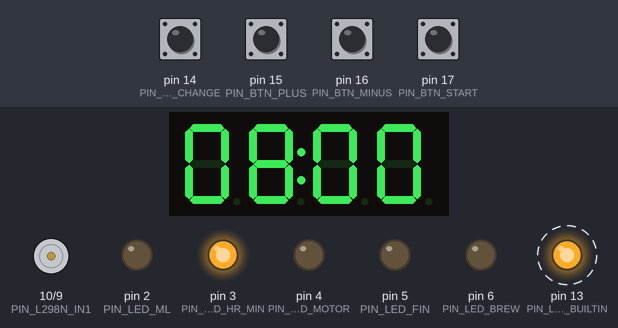
A program run on a simulated Arduino Uno, built with avr-gcc and run on an emulated ATmega328P. On the bench: 4-digit seven-segment display, motor-driver pin pairs drawn as motors (green arrow = first pin HIGH = forward, orange = second pin HIGH = backward, longer = more drive, scaled by the enable pin), output pins drawn as LEDs (lit = HIGH). Dashed ring = blinking. The inputs (shaded band) are chosen by the test bench; at power-on: pin 14 (PIN_BTN_CHANGE), pin 15 (PIN_BTN_PLUS), pin 16 (PIN_BTN_MINUS), pin 17 (PIN_BTN_START) HIGH.

Above: at 4.9 s.
5.0 s: pin 17 (PIN_BTN_START) pulled LOW for 0.15 s
At 5.11 s:
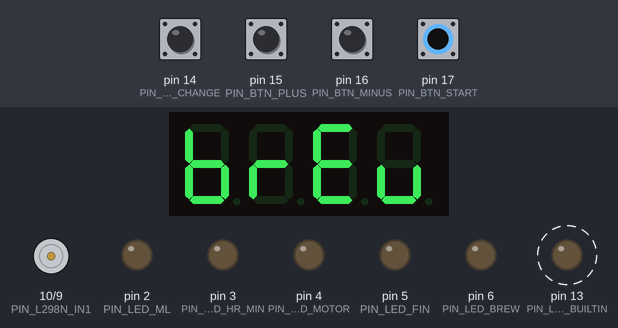
7.5 s: pin 17 (PIN_BTN_START) pulled LOW for 1 s
At 8.29 s:
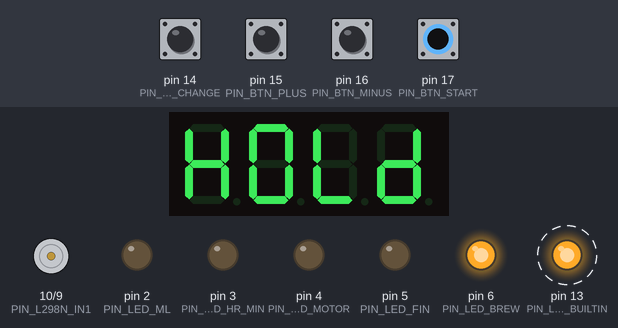
10.0 s: pin 14 (PIN_BTN_CHANGE) pulled LOW for 0.15 s
At 12.8 s:
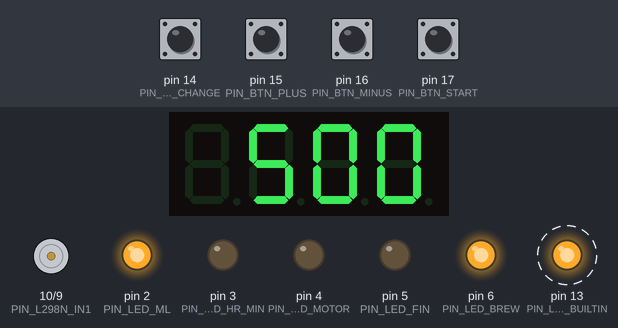
13.1 s: pin 15 (PIN_BTN_PLUS) pulled LOW for 0.15 s
At 13.17 s:
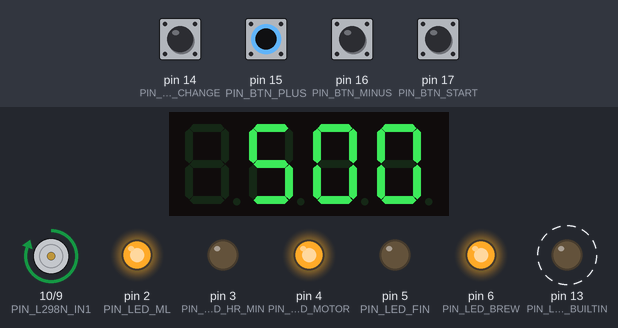
14.7 s: pin 16 (PIN_BTN_MINUS) pulled LOW for 0.15 s
At 14.77 s:
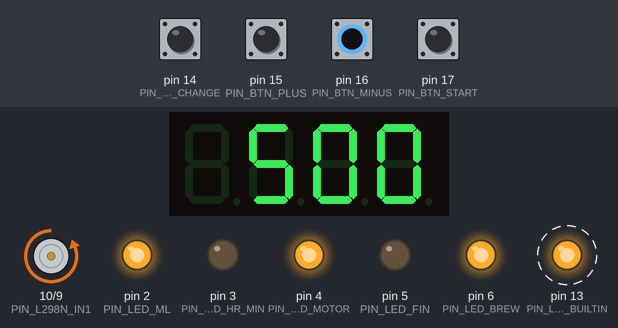
17.8 s: pin 14 (PIN_BTN_CHANGE) pulled LOW for 1 s
At 20.9 s:
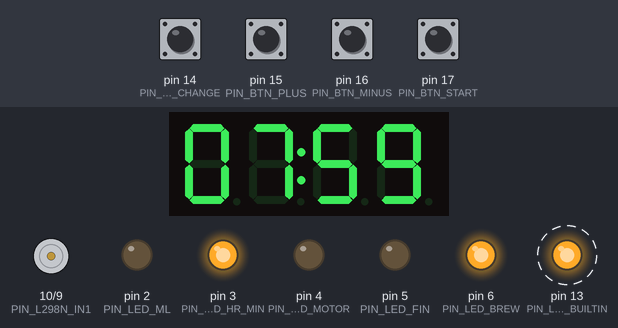
Timing chart, 0 to 63.9 s (numbered marks = the images above; inputs shaded):
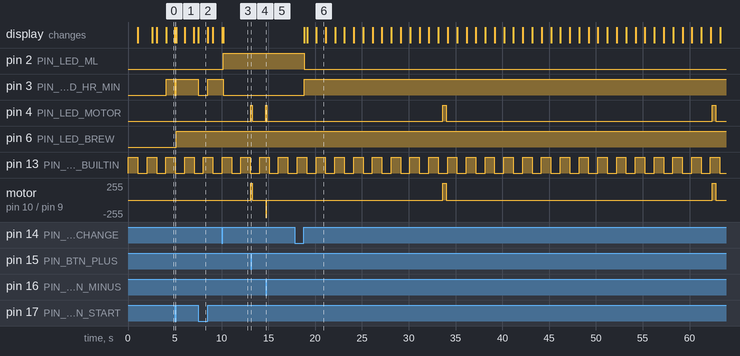

The program:

main.cpp
```cpp
#include "main.h"

#ifdef MAIN

void setup() {}

void loop() {
    main_loop_update();
    built_in_led_update();
    display_manager.update();
    pump_manager.update();

    delay(FSM_DELAY_MS);
}


//  +---------------------------------------------------------------------------------------------+
//  |                                          Main Loop                                          |
//  +---------------------------------------------------------------------------------------------+


void main_loop_update() {
    SETUP_FSM_FUNCTION(main_loop);

    STATE(ML_init) {
        display_manager.show_segment(SEG_PCD);
        SLEEP_TO(1000, ML_init_2);
    }

    STATE(ML_init_2) {
        display_manager.show_segment(SEG_ZLIU);
        SLEEP_TO(1500, ML_idle_prep);
    }

    //  ------- Idle -------
    STATE(ML_idle_prep) {
        pump_manager.end_schedule();
        display_manager.show_segment(SEG_empty_str);
        SLEEP_TO(500, ML_idle_prep_2);
    }

    STATE(ML_idle_prep_2) {
        pump_manager.end_schedule();
        display_manager.show_segment(SEG_PREP);
        SLEEP_TO(1000, ML_idle_prep_3);
    }

    STATE(ML_idle_prep_3) {
        //  Setting up menu
        is_setting_volumn = false;
        is_setting_time = true;

        refresh_display_menu();
        TO(ML_idle);
    }

    STATE(ML_idle) {
        refresh_display_menu_scheduled();
        WHEN(btn_change.is_pressed()) TO(ML_C0);
        WHEN(btn_plus  .is_pressed()) TO(ML_P0);
        WHEN(btn_minus .is_pressed()) TO(ML_M0);
        WHEN(btn_start .is_pressed()) {
            display_manager.show_segment(SEG_BREW);
            RESET_TIMER(main_loop);

            TO(ML_S0);
        }
    }

    STATE(ML_C0) {
        WHEN(btn_change.is_released()) {
            //  switching setting item
            if (is_setting_volumn) {
                is_setting_volumn = false;
                is_setting_time = true;

            } else if (is_setting_time) {
                is_setting_volumn = true;
                is_setting_time = false;
            }

            refresh_display_menu();
            TO(ML_idle)
        }
    }

    STATE(ML_P0) {
        WHEN(btn_plus.is_released()) {
            //  plus setting item
            if (is_setting_volumn) {
                if (brewing_volumn_ml + BREWING_VOLUMN_INCREMENT_ML < 9999) {
                    brewing_volumn_ml += BREWING_VOLUMN_INCREMENT_ML;
                }
            } else if (is_setting_time) {
                if (brewing_time_mins + BREWING_TIME_INCREMENT_MINS < 99 * 60) {
                    brewing_time_mins += BREWING_TIME_INCREMENT_MINS;
                }
            }

            refresh_display_menu();
            TO(ML_idle)
        }
    }

    STATE(ML_M0) {
        WHEN(btn_minus.is_released()) {
            //  minus setting item
            if (is_setting_volumn) {
                if (brewing_volumn_ml - BREWING_VOLUMN_INCREMENT_ML > 0) {
                    brewing_volumn_ml -= BREWING_VOLUMN_INCREMENT_ML;
                }
            } else if (is_setting_time) {
                if (brewing_time_mins - BREWING_TIME_INCREMENT_MINS > 0) {
                    brewing_time_mins -= BREWING_TIME_INCREMENT_MINS;
                }
            }

            refresh_display_menu();
            TO(ML_idle)
        }
    }

    STATE(ML_S0) {
        WHEN(btn_start.is_released()) TO(ML_brew_prep);
        WHEN(IS_TIME_ELAPSED(main_loop, 3000)) {
            display_manager.show_segment(SEG_CALI);
            TO(ML_S0A);
        }
    }

    STATE(ML_S0A) {
        WHEN(btn_start.is_released()) TO(ML_weight_prep);
    }

    //  ------- Brewing -------

    STATE(ML_brew_prep) {
        //  setup brewing schedule
        long brewing_total_time_ms = brewing_time_mins * 60 * 1000;

        is_showing_brewing_time_left = true;
        is_showing_brewing_volumn_left = false;

        pump_manager.start_schedule(brewing_total_time_ms, brewing_volumn_ml);
        //  manually trigger time once to activate flashing dots
        display_manager.show_time_min(pump_manager.get_brewing_time_remaining_mim(), true, true);
        refresh_display_brewing();

        TO(ML_brew)
    }

    STATE(ML_brew) {
        refresh_display_brewing_scheduled();

        WHEN(btn_change.is_pressed()) TO(ML_C1);
        WHEN(btn_plus  .is_pressed()) { pump_manager.override_forward_on();  TO(ML_P1); }
        WHEN(btn_minus .is_pressed()) { pump_manager.override_backward_on(); TO(ML_M1); }
        WHEN(btn_start .is_pressed()) {
            display_manager.show_segment(SEG_HOLD);
            RESET_TIMER(main_loop);

            TO(ML_S1);
        }
        WHEN(pump_manager.is_brewing_finished()) {
            display_manager.show_segment(SEG_FIN);
            pump_manager.end_schedule();
            pump_manager.backward_on();

            SLEEP_TO(ML_finish, 15000);
        }
    }

    STATE(ML_C1) {
        refresh_display_brewing_scheduled();

        WHEN(btn_change.is_released()) {
            //  switching setting item
            if (is_showing_brewing_volumn_left) {
                is_showing_brewing_volumn_left = false;
                is_showing_brewing_time_left = true;

            } else if (is_showing_brewing_time_left) {
                is_showing_brewing_volumn_left = true;
                is_showing_brewing_time_left = false;
            }

            refresh_display_brewing();
            TO(ML_brew)
        }
    }

    STATE(ML_P1) {
        refresh_display_brewing_scheduled();

        WHEN(btn_plus.is_released()) {
            pump_manager.override_off();
            pump_manager.end_override();

            refresh_display_brewing();
            TO(ML_brew)
        }
    }

    STATE(ML_M1) {
        refresh_display_brewing_scheduled();

        WHEN(btn_minus.is_released()) {
            pump_manager.override_off();
            pump_manager.end_override();

            refresh_display_brewing();
            TO(ML_brew)
        }
    }

    STATE(ML_S1) {
        WHEN(btn_start.is_released()) {
            refresh_display_brewing();

            TO(ML_brew);
        }
        WHEN(IS_TIME_ELAPSED(main_loop, 3000)) {
            display_manager.show_segment(SEG_STOP);
            pump_manager.end_schedule();

            TO(ML_S1A);
        }
    }

    STATE(ML_S1A) {
        WHEN(btn_start.is_released()) TO(ML_idle_prep);
    }

    STATE(ML_finish) {
        pump_manager.off();
        led_brew.off();
        led_fin.on();

        TO(ML_finish_2)
    }

    STATE(ML_finish_2) {
        WHEN(btn_start.is_pressed()) TO(ML_finish_A);
    }

    STATE(ML_finish_A) {
        WHEN(btn_start.is_released()) TO(ML_idle_prep);
    }

    //  ------- Weighting -------

    STATE(ML_weight_prep) {
        curr_volumn_ul = 0;
        refresh_display_meansuring(curr_volumn_ul);

        TO(ML_weight)
    }

    STATE(ML_weight) {
        refresh_display_meansuring_scheduled(curr_volumn_ul);

        WHEN(btn_change.is_pressed()) TO(ML_C2);

        WHEN(btn_plus  .is_pressed()) {
            pump_manager.override_forward_on();
            RESET_TIMER(main_loop_measuring);

            TO(ML_P2);
        }

        WHEN(btn_minus .is_pressed()) {
            pump_manager.override_backward_on();
            RESET_TIMER(main_loop_measuring);

            TO(ML_M2);
        }

        WHEN(btn_start .is_pressed()) TO(ML_S2);
    }

    STATE(ML_C2) {
        WHEN(btn_change.is_released()) {
            curr_volumn_ul = 0;
            refresh_display_meansuring(curr_volumn_ul);

            TO(ML_weight)
        }
    }

    STATE(ML_P2) {
        refresh_display_meansuring_scheduled(
            curr_volumn_ul + PumpStats::ms2ul(TIME_ELAPSED(main_loop_measuring))
        );

        WHEN(btn_plus.is_released()) {
            pump_manager.override_off();
            curr_volumn_ul += PumpStats::ms2ul(TIME_ELAPSED(main_loop_measuring));
            pump_manager.end_override();
            refresh_display_meansuring(curr_volumn_ul);

            TO(ML_weight)
        }
    }

    STATE(ML_M2) {
        refresh_display_meansuring_scheduled(
            curr_volumn_ul - PumpStats::ms2ul(TIME_ELAPSED(main_loop_measuring))
        );

        WHEN(btn_minus.is_released()) {
            pump_manager.override_off();
            curr_volumn_ul -= PumpStats::ms2ul(TIME_ELAPSED(main_loop_measuring));
            pump_manager.end_override();
            refresh_display_meansuring(curr_volumn_ul);

            TO(ML_weight)
        }
    }

    STATE(ML_S2) {
        WHEN(btn_start.is_released()) TO(ML_idle_prep);
    }
}

//  +---------------------------------------------------------------------------------------------+
//  |                                       Helper Function                                       |
//  +---------------------------------------------------------------------------------------------+

void refresh_display_menu() {
    if (is_setting_volumn) {
        display_manager.show_ml(brewing_volumn_ml);
    } else if (is_setting_time) {
        display_manager.show_time_min(brewing_time_mins, true, false);
    }

    led_brew.off();
    led_fin.off();
}

void refresh_display_menu_scheduled() {
    if (!IS_TIME_ELAPSED(refresh_display_menu_scheduled_timer, 500)) {
        return;
    }
    RESET_TIMER(refresh_display_menu_scheduled_timer);

    refresh_display_menu();
}

void refresh_display_brewing() {
    if (is_showing_brewing_time_left) {
        long time_remaining_min = pump_manager.get_brewing_time_remaining_mim();
        if (time_remaining_min < 0) {
            time_remaining_min = 0;
            display_manager.show_time_min(0, true, false);
        }

        if (display_manager.is_showing_hr_min()) {
            display_manager.update_time_min(time_remaining_min);
        } else {
            //  now showing the time, then call the function to reset
            display_manager.show_time_min(time_remaining_min, true, true);
        }

    } else if (is_showing_brewing_volumn_left) {
        display_manager.show_ml(pump_manager.get_brewing_volumn_remaining_ml());
    }

    led_brew.on();
    led_fin.off();
}

void refresh_display_brewing_scheduled() {
    if (!IS_TIME_ELAPSED(refresh_display_brewing_scheduled_timer, 500)) {
        return;
    }
    RESET_TIMER(refresh_display_brewing_scheduled_timer);

    refresh_display_brewing();
}

void refresh_display_meansuring(long volumn_ul) {
    display_manager.show_ml(volumn_ul / 1000);
    led_brew.on();
    led_fin.on();
}

void refresh_display_meansuring_scheduled(long volumn_ul) {
    if (!IS_TIME_ELAPSED(refresh_display_meansuring_scheduled_timer, 100)) {
        return;
    }
    RESET_TIMER(refresh_display_meansuring_scheduled_timer);

    refresh_display_meansuring(volumn_ul);
}

//  +---------------------------------------------------------------------------------------------+
//  |                                        Autonomous                                           |
//  +---------------------------------------------------------------------------------------------+

void built_in_led_update() {
    SETUP_FSM_FUNCTION(builtin_led);

    STATE(0) {
        led_builtin.on();
        SLEEP_TO_NEXT(1000);
    }

    STATE(1) {
        led_builtin.off();
        SLEEP_TO(1000, 0);
    }
}

///////////////////////////////////////////////////////////////////////////////////////////////////
#elif defined(CALIBRATE)

#define ON_DURATION_MS 200
#define OFF_DURATION_MS 500
#define N_PULSE 0

void setup() {
    display.showNumberDec(0);

    for (int i = 0; i < N_PULSE; i++) {
        delay(OFF_DURATION_MS);
        pump.forward_on();
        led_motor.on();
        delay(ON_DURATION_MS);
        pump.off();
        led_motor.off();

        display.showNumberDec(i + 1);
    }

    led_fin.on();
}

void loop() {
    if (btn_plus.is_pressed()) {
        pump.forward_on();
        led_motor.on();
    } else if (btn_minus.is_pressed()) {
        pump.backward_on();
        led_motor.on();
    } else {
        pump.off();
        led_motor.off();
    }
    delay(100);
}

///////////////////////////////////////////////////////////////////////////////////////////////////
#elif defined(DEBUG)

//  DEBUG OPTIONS
#define DEBUG_LED
// #define DEBUG_MOTOR
// #define DEBUG_BUTTON
#define DEBUG_DISPLAY

void setup() {
    #ifdef DEBUG_MOTOR
    pinMode(PIN_L298N_ENA, OUTPUT);
    pinMode(PIN_L298N_IN1, OUTPUT);
    pinMode(PIN_L298N_IN2, OUTPUT);

    // Motor Forward Direcction
    digitalWrite(PIN_L298N_IN1, HIGH);
    digitalWrite(PIN_L298N_IN2, LOW);
    #endif  //  DEBUG_MOTOR


    #ifdef DEBUG_LED
    pinMode(PIN_LED_BUILTIN, OUTPUT);
    pinMode(PIN_LED_BREW  , OUTPUT);
    pinMode(PIN_LED_FIN   , OUTPUT);
    pinMode(PIN_LED_MOTOR , OUTPUT);
    pinMode(PIN_LED_ML    , OUTPUT);
    pinMode(PIN_LED_HR_MIN, OUTPUT);
    #endif  //  DEBUG_LED


    #ifdef DEBUG_BUTTON
    Serial.begin(9600);
    pinMode(PIN_BTN_CHANGE, INPUT_PULLUP);
    pinMode(PIN_BTN_START , INPUT_PULLUP);
    pinMode(PIN_BTN_PLUS  , INPUT_PULLUP);
    pinMode(PIN_BTN_MINUS , INPUT_PULLUP);
    #endif  //  DEBUG_BUTTON


    #ifdef DEBUG_DISPLAY

    #endif  //  DEBUG_DISPLAY
}

void loop() {
    #ifdef DEBUG_MOTOR
    digitalWrite(PIN_L298N_ENA, LOW);
    delay(2500);

    digitalWrite(PIN_L298N_ENA, HIGH);
    delay(500);
    #endif  //  DEBUG_MOTOR


    #ifdef DEBUG_LED
    digitalWrite(PIN_LED_BUILTIN, HIGH);
    digitalWrite(PIN_LED_BREW  , HIGH);
    delay(1000);
    digitalWrite(PIN_LED_FIN   , HIGH);
    delay(1000);
    digitalWrite(PIN_LED_MOTOR , HIGH);
    delay(1000);
    digitalWrite(PIN_LED_HR_MIN, HIGH);
    delay(1000);
    digitalWrite(PIN_LED_ML    , HIGH);
    delay(1000);

    digitalWrite(PIN_LED_BUILTIN, LOW);
    digitalWrite(PIN_LED_BREW  , LOW);
    digitalWrite(PIN_LED_FIN   , LOW);
    digitalWrite(PIN_LED_MOTOR , LOW);
    digitalWrite(PIN_LED_ML    , LOW);
    digitalWrite(PIN_LED_HR_MIN, LOW);
    delay(1000);
    #endif  //  DEBUG_LED


    #ifdef DEBUG_BUTTON
    if (!digitalRead(PIN_BTN_CHANGE)) { Serial.println("CHANGE"); }
    if (!digitalRead(PIN_BTN_START )) { Serial.println("START"); }
    if (!digitalRead(PIN_BTN_PLUS  )) { Serial.println("PLUS"); }
    if (!digitalRead(PIN_BTN_MINUS )) { Serial.println("MINUS"); }
    Serial.println("---");
    delay(1000);
    #endif  //  DEBUG_BUTTON


    #ifdef DEBUG_DISPLAY
    display.setBrightness(0x0f);

    display.showNumberDecEx(0000, TM1637_DOT_BYTECODE);
    delay(500);
    display.showNumberDecEx(1111);
    delay(500);
    display.showNumberDecEx(2222, TM1637_DOT_BYTECODE);
    delay(500);
    display.showNumberDecEx(3333);
    delay(500);
    display.showNumberDecEx(4444, TM1637_DOT_BYTECODE);
    delay(500);
    display.showNumberDecEx(5555);
    delay(500);
    display.showNumberDecEx(6666, TM1637_DOT_BYTECODE);
    delay(500);
    display.showNumberDecEx(7777);
    delay(500);
    display.showNumberDecEx(8888, TM1637_DOT_BYTECODE);
    delay(500);
    display.showNumberDecEx(9999);
    delay(500);
    #endif  //  DEBUG_DISPLAY
}
#endif // DEBUG_IO
```

Source omitted: main.h (6695 bytes)

Measured:
- after the input at 5.0 s, pin 3 (PIN_LED_HR_MIN): HIGH → LOW at once, → HIGH 0.16 s later; pin 6 (PIN_LED_BREW): LOW → HIGH after 0.18 s; the display: changes at once (image 1)
- after the input at 7.5 s, pin 3 (PIN_LED_HR_MIN): HIGH → LOW at once, → HIGH 1.0 s later; the display: changes at once (image 2)
- after the input at 10.0 s, pin 2 (PIN_LED_ML): LOW → HIGH after 0.18 s; pin 3 (PIN_LED_HR_MIN): HIGH → LOW after 0.18 s; the display: first differs from a run without the input after 0.18 s (image 3)
- after the input at 13.1 s, pin 4 (PIN_LED_MOTOR): LOW → HIGH at once, → LOW 0.15 s later; motor on pin 10 (PIN_L298N_IN1) / pin 9 (PIN_L298N_IN2): stopped → forward 255/255 at once, → stopped 0.15 s later
- after the input at 14.7 s, pin 4 (PIN_LED_MOTOR): LOW → HIGH at once, → LOW 0.15 s later; motor on pin 10 (PIN_L298N_IN1) / pin 9 (PIN_L298N_IN2): stopped → backward 255/255 at once, → stopped 0.15 s later
- after the input at 17.8 s, pin 2 (PIN_LED_ML): HIGH → LOW after 1.0 s; pin 3 (PIN_LED_HR_MIN): LOW → HIGH after 1.0 s; the display: changes after 1.0 s (image 6)
- by itself, pin 13 (PIN_LED_BUILTIN): alternates HIGH for 1.0 s and LOW for 1.0 s
